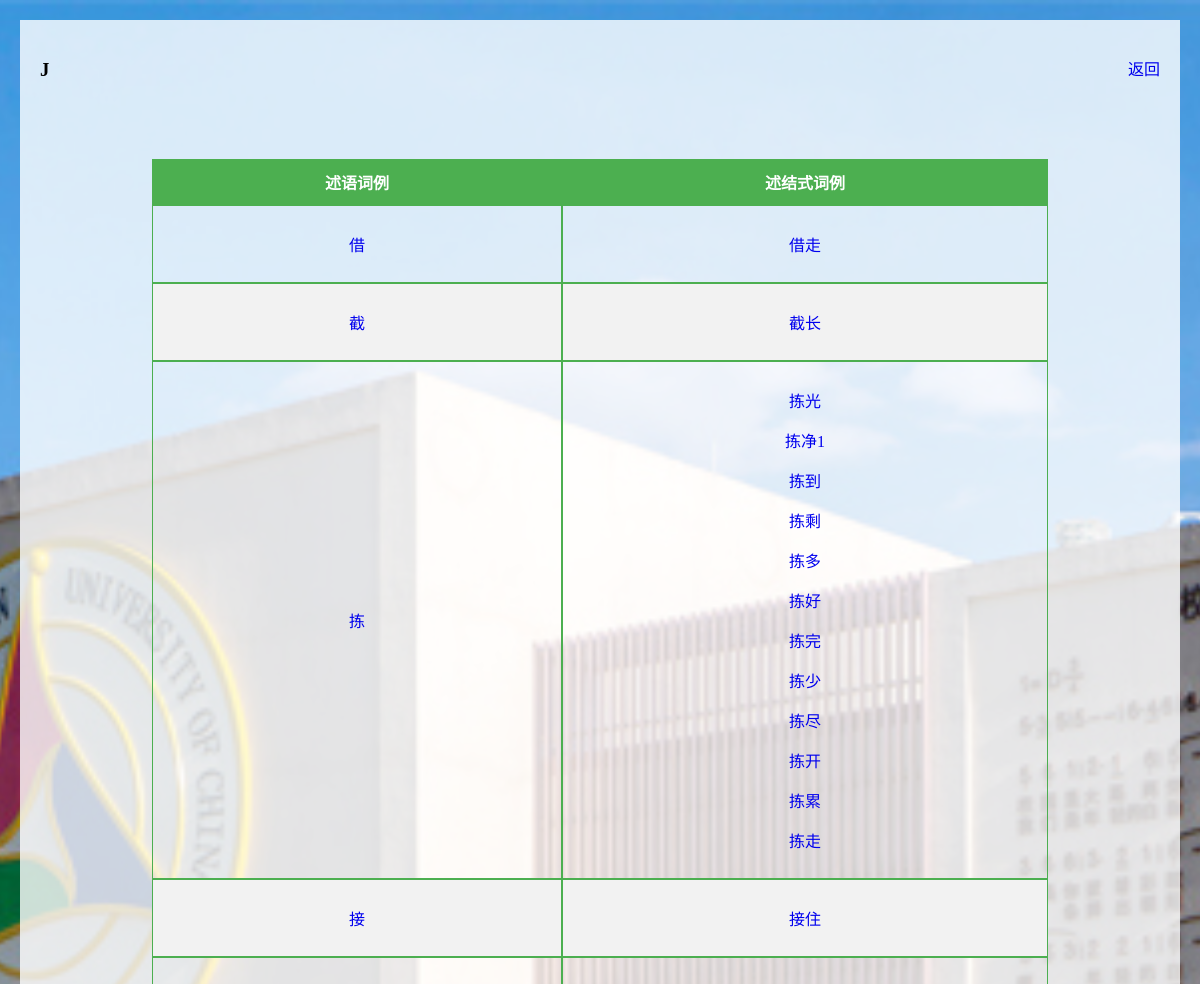
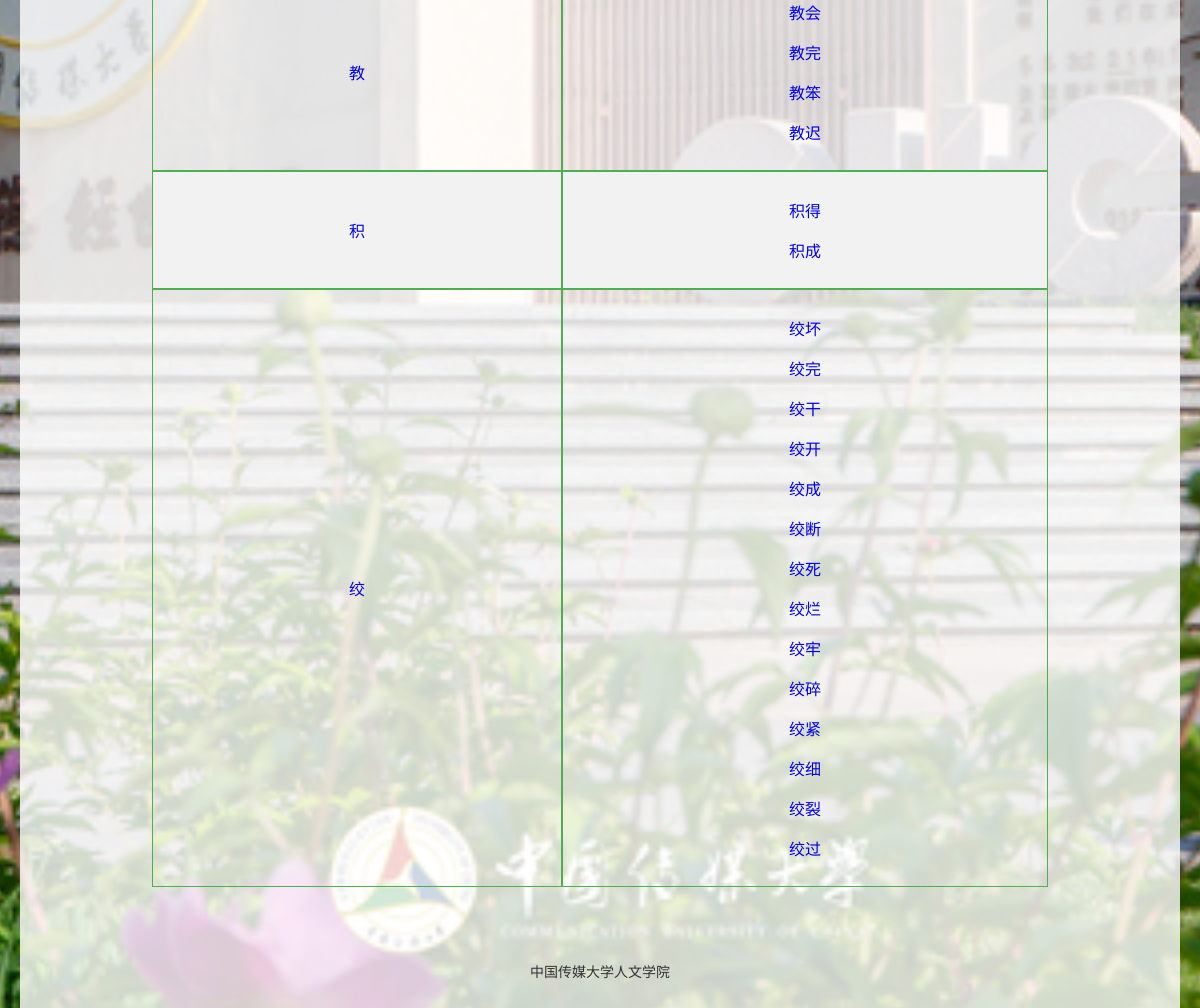
The app's page /dictionary/J with its own data (2 pictures, top to bottom).
### tables this page shows
CREATE TABLE "第一轮标注记录" (
	"id"	INTEGER,
	"编号"	TEXT,
	"述结式词例"	TEXT,
	"述结式拼音"	TEXT,
	"述结式类型"	TEXT,
	"述结式配价数"	TEXT,
	"述结式论元1"	TEXT,
	"述结式论元2"	TEXT,
	"述结式论元3"	TEXT,
	"述结式论元1语义角色"	TEXT,
	"述结式论元2语义角色"	TEXT,
	"述结式论元3语义角色"	TEXT,
	"述语词例"	TEXT,
	"述语拼音"	TEXT,
	"述语HSK等级"	TEXT,
	"述语词性"	TEXT,
	"述语义项"	TEXT,
	"述语配价数"	TEXT,
	"述语论元1"	TEXT,
	"述语论元2"	TEXT,
	"述语论元3"	TEXT,
	"述语论元1语义角色"	TEXT,
	"述语论元2语义角色"	TEXT,
	"述语论元3语义角色"	TEXT,
	"补语词例"	TEXT,
	"补语拼音"	TEXT,
	"补语HSK等级"	TEXT,
	"补语词性"	TEXT,
	"补语义项"	TEXT,
	"补语配价数"	TEXT,
	"补语论元1"	TEXT,
	"补语论元2"	TEXT,
	"补语论元3"	TEXT,
	"补语论元1语义角色"	TEXT,
	"补语论元2语义角色"	TEXT,
	"补语论元3语义角色"	TEXT,
	"共指关系:R.ARG1="	TEXT,
	"R.ARG2="	TEXT,
	"V.ARG1="	TEXT,
	"V.ARG2="	TEXT,
	"补语语义类型"	TEXT,
	"句式1-主动宾"	TEXT,
	"句式1例句"	TEXT,
	"句式2-受事主语句"	TEXT,
	"句式2例句"	TEXT,
	"句式3-把字句"	TEXT,
	"句式3例句"	TEXT,
	"句式4-被na让字句"	TEXT,
	"句式4例句"	TEXT,
	"句式5-施事主语句"	TEXT,
	"句式5例句"	TEXT,
	"句式6-动词拷贝句"	TEXT,
	"句式6例句"	TEXT,
	"句式分布类型"	TEXT,
	"述语句式1 主宾句"	TEXT,
	"述语句式1例句"	TEXT,
	"述语句式2 受事主语句"	TEXT,
	"述语句式2例句"	TEXT,
	"述语句式3 施事主语句"	TEXT,
	"述语句式3例句 "	TEXT,
	"述语句式分布"	TEXT,
	"补语句式1 主事主语句"	TEXT,
	"补语句式1例句"	TEXT,
	"补语句式2 感事主语句"	TEXT,
	"补语句式2例句"	TEXT,
	"补语句式3 施事主语句"	TEXT,
	"补语句式3例句"	TEXT,
	"补语句式分布"	TEXT,
	"备注【词的义项】"	TEXT,
	"来源"	TEXT,
	"填写者1"	TEXT,
	"填写者2"	TEXT,
	"标注中遇到的问题"	TEXT,
	"音序"	TEXT,
	"基础句"	TEXT,
	"图片路径"	TEXT,
	PRIMARY KEY("id" AUTOINCREMENT)
);

### app.py (the view)
@app.route('/dictionary/<letter>')
def dictionary(letter):
    conn = get_db()
    cursor = conn.cursor()
    cursor.execute('SELECT * FROM 第一轮标注记录 WHERE 音序 =?',(letter,))
    data_raw = cursor.fetchall()
    data = group_by_index(data_raw,12,lambda x:x[2])
    return render_template('entry_list.html',letter=letter,data=data)

### app.py (called while the page is built)
def get_db():
    conn = sqlite3.connect(database)
    return conn

def group_by_index(data, index, sort_key=None):
    grouped_data = {}
    for item in data:
        key = item[index]
        if key not in grouped_data:
            grouped_data[key] = []
        grouped_data[key].append(item)
    for key in grouped_data:
        grouped_data[key] = sorted(grouped_data[key], key=sort_key)
    three_dim_list = list(grouped_data.values())
    three_dim_list.sort(key=lambda x: x[0][index])
    return three_dim_list

### templates/entry_list.html (shortened to what this page needs)
<!DOCTYPE html>
<html lang="en">
<head>
    <link rel="stylesheet" href="{{ url_for('static', filename='css/mystyle.css') }}">
</head>
<body>
    <div class="container">
        <div class="header_part ">
            <div class="left-div">
                <h3>{{ letter }}</h3>
            </div>
            <div class="right-div">
                <p><a href="javascript:history.back();">返回</a></p>
            </div>
        </div>
        <div class="main">
            {% if data %}
            <table>
                <thead>
                <tr>
                    <th>述语词例</th>
                    <th>述结式词例</th>
                </tr>
            </thead>
            <tbody>
                {% for item in data %}
                <tr>
                    <td><a href="/predicate/{{ item[0][12] }}">{{ item[0][12] }}</a></td>
                    <td>
                        {% for i in item %}
                        <p><a href="/vrc/{{i[2]}}">{{i[2]}}</a></p>
                        {% endfor %}
                    </td>
                </tr>
                {% endfor %}
            </tbody>
            </table>
            {% else %}
            <div style="margin: auto;"><p>无{{ letter }}开头的述结式词例</p></div>
            {% endif %}
        </div>
        <div class="footer">
            <p>中国传媒大学人文学院</p>
        </div>
    </div>
</body>
</html>

### static/css/mystyle.css (style rules this page uses)
body, html { margin: 0; padding: 0; width: 100%; height: 100%; background: url('../img/background.jpg') no-repeat center center fixed; background-size: cover; background-position-y: bottom; }
.container { display: flex; flex-direction: column; margin: 20px; background: rgba(255, 255, 255, 0.8); }
.main { flex: 1; display: flex; padding: 20px; }
.footer { padding: 20px; text-align: center; font-size: 14px; color: #333; }

### templates/entry_list.html (style rules this page uses)
table { width: 80%; margin: 20px auto; border-collapse: separate; border-spacing: 0; }
thead { background-color: #4CAF50; color: white; }
th, td { padding: 10px; text-align: center; border: 1px solid #4CAF50;; }
tbody tr:nth-child(even) { background-color: #f2f2f2; }
a { text-decoration: none; }
.header_part { display: flex; justify-content: space-between; margin: 20px; }
.left-div { text-align: left; width: 45%; padding-right: 10px; }
.right-div { text-align: right; width: 45%; padding-left: 10px; }

### records on screen
第一轮标注记录: 述语词例 "借", 述结式词例 "借走"
第一轮标注记录: 述语词例 "截", 述结式词例 "截长"
第一轮标注记录: 述语词例 "拣", 述结式词例 "拣光"
第一轮标注记录: 述结式词例 "拣净1"
第一轮标注记录: 述结式词例 "拣到"
第一轮标注记录: 述结式词例 "拣剩"
第一轮标注记录: 述结式词例 "拣多"
第一轮标注记录: 述结式词例 "拣好"
第一轮标注记录: 述结式词例 "拣完"
第一轮标注记录: 述结式词例 "拣少"
第一轮标注记录: 述结式词例 "拣尽"
第一轮标注记录: 述结式词例 "拣开"
第一轮标注记录: 述结式词例 "拣累"
第一轮标注记录: 述结式词例 "拣走"
第一轮标注记录: 述语词例 "接", 述结式词例 "接住"
第一轮标注记录: 述语词例 "教", 述结式词例 "教会"
第一轮标注记录: 述结式词例 "教完"
第一轮标注记录: 述结式词例 "教笨"
第一轮标注记录: 述结式词例 "教迟"
第一轮标注记录: 述语词例 "积", 述结式词例 "积得"
第一轮标注记录: 述结式词例 "积成"
第一轮标注记录: 述语词例 "绞", 述结式词例 "绞坏"
第一轮标注记录: 述结式词例 "绞完"
第一轮标注记录: 述结式词例 "绞干"
第一轮标注记录: 述结式词例 "绞开"
第一轮标注记录: 述结式词例 "绞成"
第一轮标注记录: 述结式词例 "绞断"
第一轮标注记录: 述结式词例 "绞死"
第一轮标注记录: 述结式词例 "绞烂"
第一轮标注记录: 述结式词例 "绞牢"
第一轮标注记录: 述结式词例 "绞碎"
第一轮标注记录: 述结式词例 "绞紧"
第一轮标注记录: 述结式词例 "绞细"
第一轮标注记录: 述结式词例 "绞裂"
第一轮标注记录: 述结式词例 "绞过"

### other values on screen
{{ letter }} "J"
